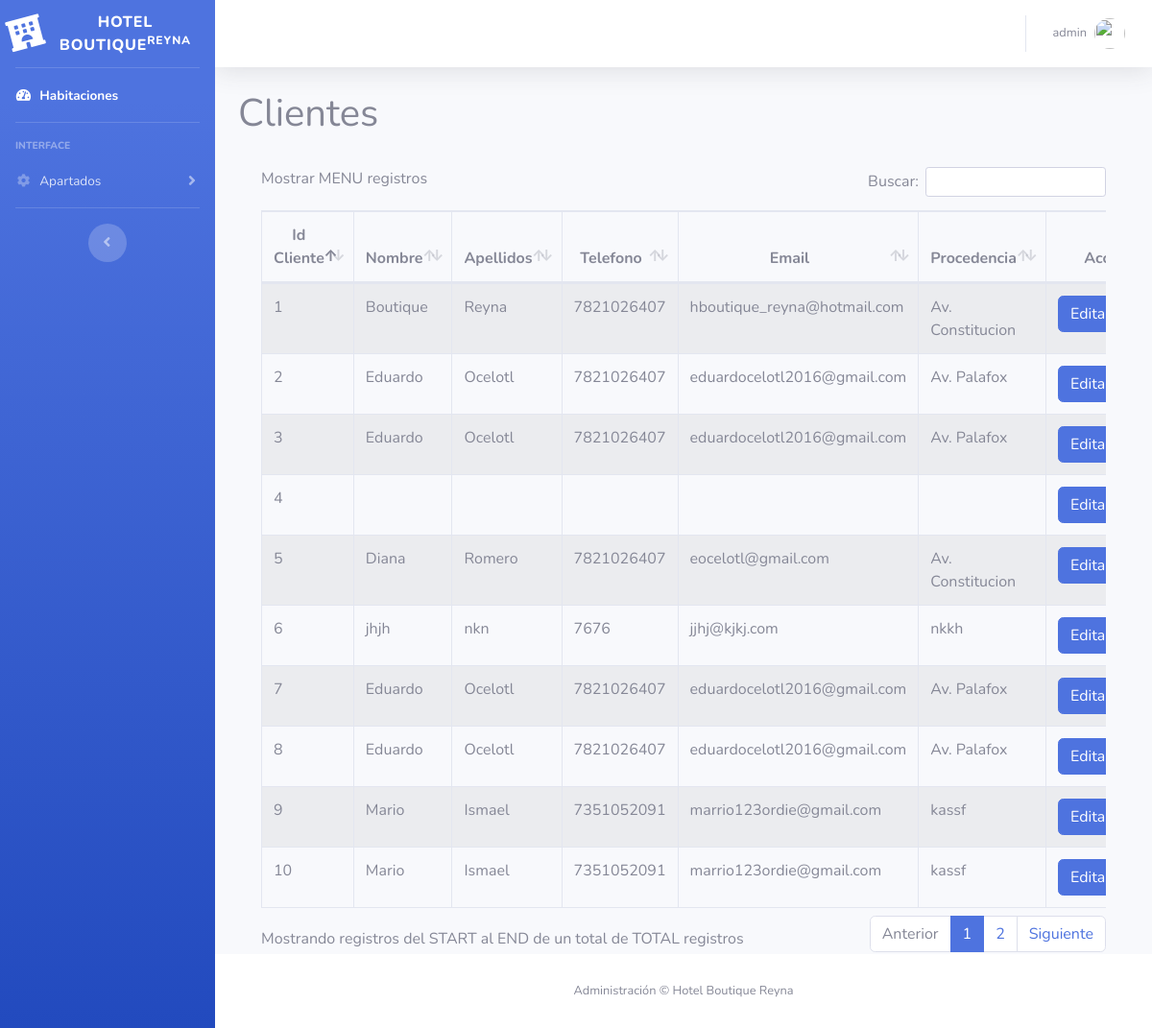
The app's page /LOGGIN/dashboard/clientes.php (signed in) with its own data.
### tables this page shows
CREATE TABLE `cliente` (
  `id_cliente` int(11) NOT NULL,
  `nombre` varchar(70) NOT NULL,
  `apellidos` varchar(70) NOT NULL,
  `telefono` varchar(15) NOT NULL,
  `email` varchar(70) NOT NULL,
  `procedencia` varchar(30) NOT NULL,
  `forma_pago` varchar(70) NOT NULL
);

### LOGGIN/dashboard/clientes.php (the view, shortened to what this page needs)
<?php require_once "vistas/parte_superior.php"?>
<div class="container">
    <h1>Clientes</h1>
 <?php
$objeto = new Conexion();
$conexion = $objeto->Conectar();
$consulta = "SELECT id_cliente, nombre, apellidos, telefono, email, procedencia FROM cliente";
$resultado = $conexion->prepare($consulta);
$resultado->execute();
$data=$resultado->fetchAll(PDO::FETCH_ASSOC);
?>
    <br>
<div class="container">
        <div class="row">
                <div class="col-lg-12">
                    <div class="table-responsive">
                        <table id="tablaClientes" class="table table-striped table-bordered table-condensed" style="width:100%">
                        <thead class="text-center">
                            <tr>
                                <th>Id Cliente</th>
                                <th>Nombre</th>
                                <th>Apellidos</th>
                                <th>Telefono</th>
                                <th>Email</th>
                                <th>Procedencia</th>
                                <th>Acciones</th>
                            </tr>
                        </thead>
                        <tbody>
                            <?php
                            foreach($data as $dat) {
                            ?>
                            <tr>
                                <td><?php echo $dat['id_cliente'] ?></td>
                                <td><?php echo $dat['nombre'] ?></td>
                                <td><?php echo $dat['apellidos'] ?></td>
                                <td><?php echo $dat['telefono'] ?></td>
                                <td><?php echo $dat['email'] ?></td>
                                <td><?php echo $dat['procedencia'] ?></td>
                                <td></td>
                            </tr>
                            <?php
                                }
                            ?>
                        </tbody>
                       </table>
                    </div>
                </div>
        </div>
    </div>
</div>
<?php require_once "vistas/parte_inferior.php"?>

### records on screen
cliente: id_cliente "1", nombre "Boutique", apellidos "Reyna", telefono "7821026407", email "hboutique_reyna@hotmail.com", procedencia "Av. Constitucion"
cliente: id_cliente "2", nombre "Eduardo", apellidos "Ocelotl", telefono "7821026407", email "eduardocelotl2016@gmail.com", procedencia "Av. Palafox"
cliente: id_cliente "3", nombre "Eduardo", apellidos "Ocelotl", telefono "7821026407", email "eduardocelotl2016@gmail.com", procedencia "Av. Palafox"
cliente: id_cliente "4"
cliente: id_cliente "5", nombre "Diana", apellidos "Romero", telefono "7821026407", email "eocelotl@gmail.com", procedencia "Av. Constitucion"
cliente: id_cliente "6", nombre "jhjh", apellidos "nkn", telefono "7676", email "jjhj@kjkj.com", procedencia "nkkh"
cliente: id_cliente "7", nombre "Eduardo", apellidos "Ocelotl", telefono "7821026407", email "eduardocelotl2016@gmail.com", procedencia "Av. Palafox"
cliente: id_cliente "8", nombre "Eduardo", apellidos "Ocelotl", telefono "7821026407", email "eduardocelotl2016@gmail.com", procedencia "Av. Palafox"
cliente: id_cliente "9", nombre "Mario", apellidos "Ismael", telefono "7351052091", email "marrio123ordie@gmail.com", procedencia "kassf"
cliente: id_cliente "10", nombre "Mario", apellidos "Ismael", telefono "7351052091", email "marrio123ordie@gmail.com", procedencia "kassf"

### other values on screen
$_SESSION["s_usuario"] "admin"
